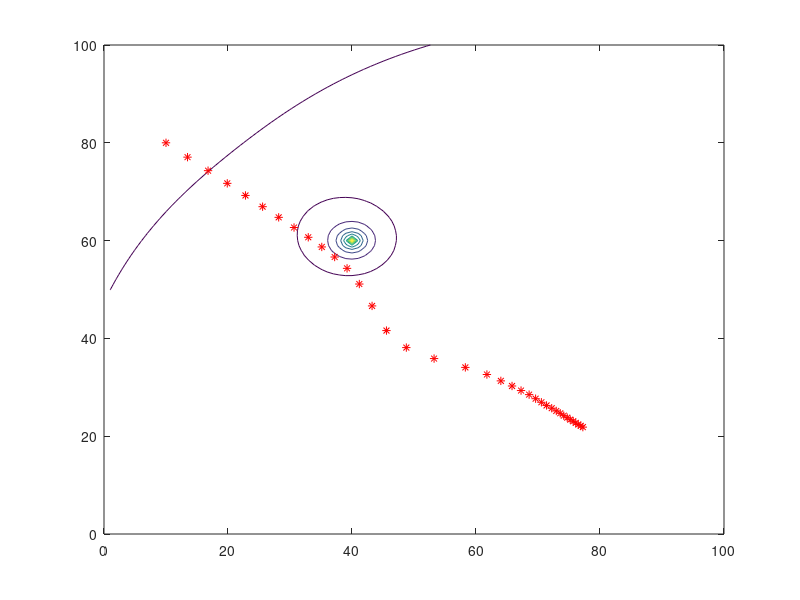

Here is the MATLAB script that generated this plot:

%% Attractive Potential Field

%%%%%%%%%%%%%%%%%%%%%%%%%%%%%% 
% Code by: Rohan Nair 
% AMR 2021 
% Date: 10/12/2021
%%%%%%%%%%%%%%%%%%%%%%%%%%%%%%

clear
close all
clc

%% Parameters

% Workspace Size
xlim([0 100])
ylim([0 100])

[x, y] = meshgrid (1:100, 1:100);

% goal coordinates

q_start = [10, 80];

q_goal = [80, 20];

xi = 0.5;

attractive_2D = 0.5*xi*((x - q_goal(1)).^2 + (y - q_goal(2)).^2);

p1 = [30, 50];
p2 = [50, 50];
p3 = [50, 70];
p4 = [30, 70];

c = [(p1(1) + p2(1))/2, (p2(2) + p3(2))/2]; % calculating center of obstacle

d0 = 25;

% distance to center of obstacle
d = sqrt((x - c(1)).^2 + (y - c(2)).^2)+0.01; 

d = d/5 + 0.5;


eta = 10000;

for i = 1:100
    for j = 1:100
        if d(i,j) > d0
            repulsive_2D(i,j) = 0;
        else
            repulsive_2D(i,j) = 0.5*eta*(1/d(i,j) - 1/d0)^2;
        end
    end
end


combined_field = attractive_2D + repulsive_2D;

contour(combined_field);
hold on

alpha = 0.1;

q_x(1) = q_start(1);
q_y(1) = q_start(2);

i = 1;

% % computing gradient in x and y directions
[gx, gy] = gradient(combined_field);
% 
%mag = sqrt(gx.^2 + gy.^2);

% % % normalizing gradients
% gx = gx./mag;
% gy = gy./mag;

thresh = 3;

% threshold = 0.1
while (sqrt((q_x(i) - q_goal(1))^2 + (q_y(i) - q_goal(2))^2) > thresh)
    % updating current x and y
    q_x(i+1) = q_x(i) - gx(round(q_x(i)), round(q_x(i))) * alpha;
    q_y(i+1) = q_y(i) - gy(round(q_y(i)), round(q_y(i))) * alpha;
    
%     hold on
    plot(q_x(i), q_y(i), 'r*')
%     hold off
    xlim([0 100])
    ylim([0 100])
    i = i + 1;
end







